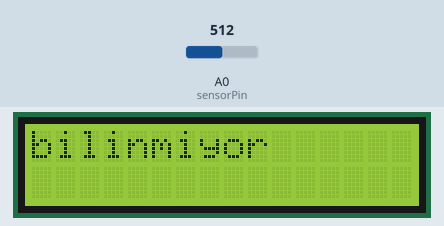
Recording of a sketch running on a simulated Arduino Uno, built with avr-gcc and run on an emulated ATmega328P. On the bench: 16×2 character LCD. The inputs (shaded band) are chosen by the test bench; at power-on: A0 (sensorPin) = 512. What the sketch prints to the serial monitor is not drawn.

Above: at 0.6 s.
1.3 s: A0 (sensorPin) set to 60
At 2.4 s:
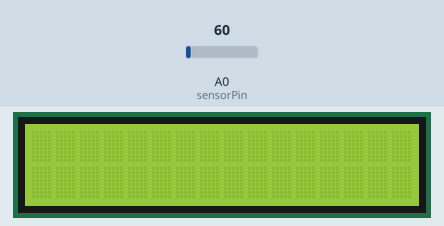
At 2.9 s:
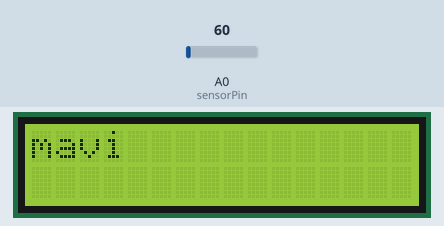
5.4 s: A0 (sensorPin) set to 80
At 6.9 s:
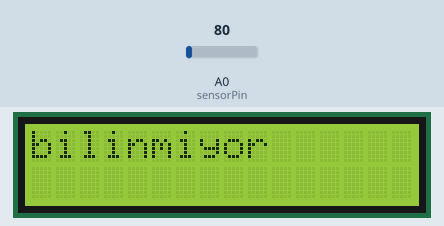
Timing chart, 0 to 8.4 s (numbered marks = the images above; inputs shaded):
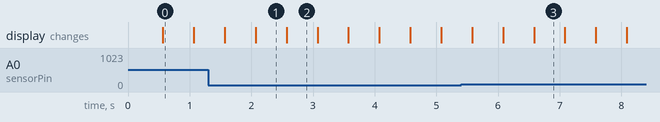

Measured:
- after the input at 1.3 s, the display: first differs from a run without the input after 1.3 s (image 2)
- after the input at 5.4 s, the display: first differs from a run without the input after 1.2 s (image 3)
- what the display in image 0 shows lasts 0.5 s, from 0.6 s to 1.1 s

The sketch:

k_z_l_otesi_lcd.ino
```cpp
int sensorPin = A0;
#include <LiquidCrystal.h>
LiquidCrystal lcd(7,6,13,12,11,10);
void setup()
{
lcd.begin(16,2);
lcd.setCursor(0,0);
Serial.begin(9600);
}
void loop()
{

int deger = analogRead(sensorPin);
Serial.println(deger);
delay(500);

  if(deger<70 && deger>56)
     {
      lcd.print("mavi");
      delay(500);
      lcd.clear();
     }
     else
     {
      lcd.print("bilinmiyor");
      delay(500);
      lcd.clear();
     }
}


/*
 * analog
   mavi  105-110
   kırmızı 97-100
   yeşil  112-117
 */
```
